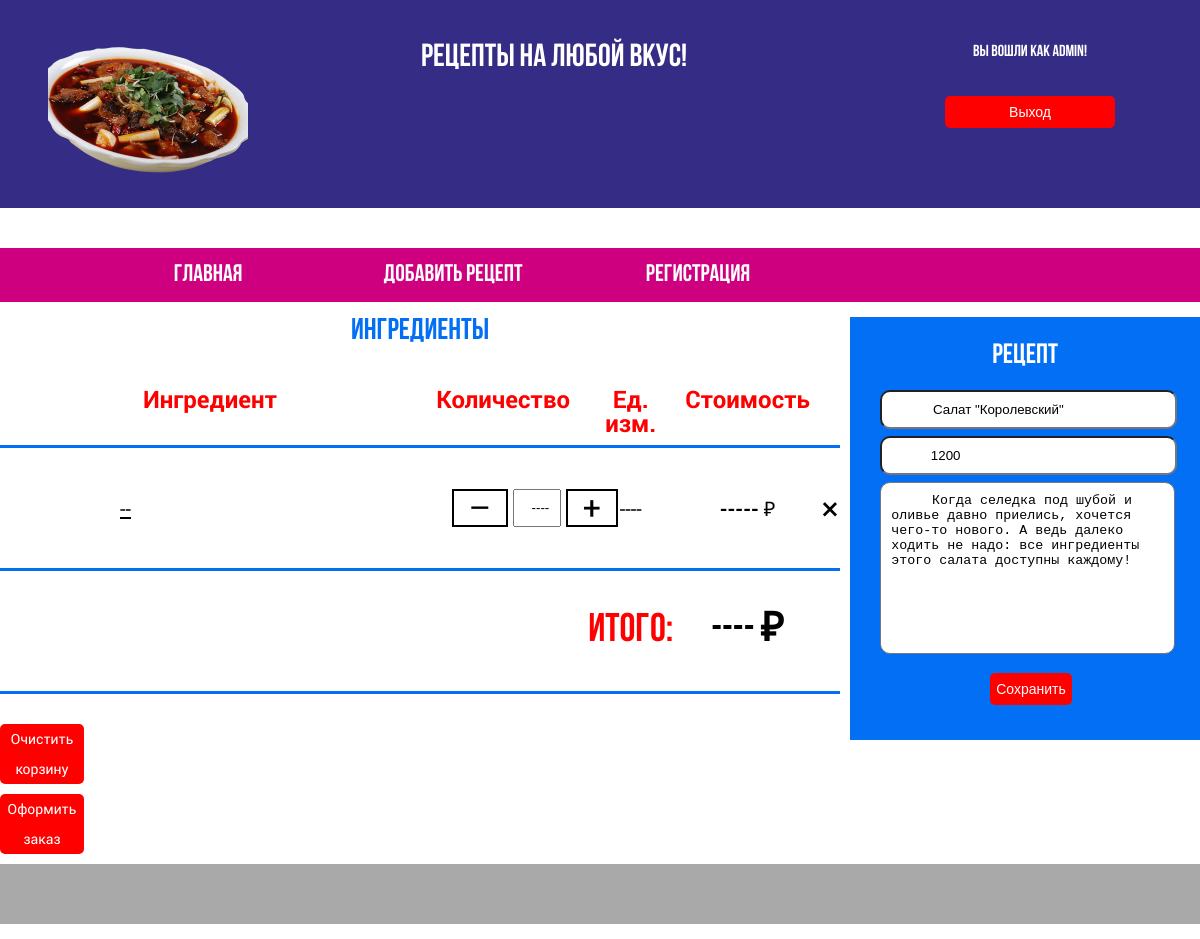
/recipe/1/ (signed in), run on the app's committed database.
### receipts/models.py (models this page shows, shortened)
class Recipe(models.Model):
    author = models.ForeignKey('auth.User', on_delete=models.CASCADE, null=True, )
    name = models.CharField(max_length=255)
    total_cost = models.DecimalField(max_digits=8, decimal_places=2,)
    total_weight = models.PositiveIntegerField()
    description = models.TextField()

### receipts/views.py (the view)
# urls.py: path('recipe/<int:pk>/', views.update_page, name='update_page'),
def update_page(request, pk):
    receipt = Recipe.objects.get(id=pk)
    form = RecipeCreationForm(initial={'name': receipt.name, 'total_weight': receipt.total_weight, 'description': receipt.description})
    print("------------------------------------------------------------------------------------------------------------------------")
    print(form.is_valid())
    receipt = Recipe.objects.get(id=pk)
    context = {
        'form': form,
        'pk': pk,
        'receipt': receipt,
        'components' : list(map(lambda x: str(x), list(receipt.ingredient_set.all()))),
    }
    return render(request, 'edit_recipe.html', context)

### receipts/forms.py
class RecipeCreationForm(forms.ModelForm):
    class Meta:
        model = Recipe
        fields = ('name', 'total_weight', 'description',)
        widgets = {
            'name': forms.TextInput(attrs=
            {
                'class': 'form-input',
                'required':'',
                'name':'name',
                'id':'name',
                'type':'text',
                'placeholder':'Наименование',
            }),
            'total_weight': forms.NumberInput(attrs=
            {
                'class': 'form-input',
                'required':'',
                'name':'total_weight',
                'id':'total_weight',
                'type':'number',
                'placeholder':'Общий вес',
            }),
            'description': forms.Textarea(attrs=
            {
                'class': 'form-input',
                'required':'',
                'name':'description',
                'id':'description',
                'type':'text',
                'placeholder':'Описнание',
            })
        }

### receipts/models.py (called while the page is built)
    def __str__(self):
        return  "\"" + self.product.name + "\"" + " в количестве " + str(self.qty) + " " + self.unit

### templates/edit_recipe.html (shortened to what this page needs)
{% extends 'base.html' %}
{% block content %}
<div class="personal_banner-form">
    <span class="form_title">рецепт</span>
    <form method="POST" action="/recipe/{{pk}}/edit/" class="login-form spacer" id="signup-form">
        <div class="input-group">
            {{form.name}}
        </div>
        <div class="input-group">
            {{form.total_weight}}
        </div>
        <div class="input-group">
            {{form.description}}
        </div>
        <input class="but" type="submit" class="submit" value="Сохранить">
    </form>
</div>
<section class = "favourite">
    <div class = "watch_orders">
        <h1 class = "title">Ингредиенты</h1>
        <table class = "basket-table" >
        <thead>
            <tr>
                <th>Ингредиент</th>
                <th>Количество</th>
                <th>Ед. изм.</th>
                <th>Стоимость</th>
                <th></th>
            </tr>
        </thead>
        <tbody>
            <tr>
                <td id = "lines_basket" class = "basket-table_product">
                    <span class = "basket-table_name"> --               </span>
                </td>
                <td id = "lines_basket"class = "basket-table_count">
                    <div class = "basket-count">
                        <div class = "minus">
                            <span><a href = "" title = "Уменьшить">&#8211;</a></span>
                        </div>
                        <div class = "current">
                            <input class = "g-input" type = "text" value = "    ----     " readonly>
                        </div>
                        <div class = "plus">
                            <span><a href = "" title = "Увеличить">+</a></span>
                        </div>
                    </div>
                </td >
                <td id = "lines_basket" class = "basket-table_price">
                    <span>----                    </span>
                </td>
                <td id = "lines_basket" class = "basket-table_total">
                    <span>   ----- &#8381;</span>
                </td>
                <td id = "lines_basket" class = "basket-table_remove">
                    <span><a href="" title = "Удалить">&times;</a></span>
                </td>
            </tr>
            <tr>
                <td class = "Total" colspan = 2></td>
                <td class = "Total">Итого:</td>
                <td class = "Total_price">---- &#8381;</td>
                <td class = "Total"></td>
            </tr>
        </tbody>
        </table>
        <div class = "actions">
            <div class="reset_basket">
                    <span class="g_btn"><a id="reference" href = "------">Очистить корзину</a></span>
            </div>
            <div class="order">
                    <span class="g_btn"><a id="reference" href = "-------">Оформить заказ</a></span>
            </div>
        </div>
    </div>
</section>
{% endblock content %}

### templates/base.html (shortened to what this page needs)
<!DOCTYPE html>
{% load static %}
<html lang="ru-RU">
    <head>
        <link href="{% static 'css/fonts.css' %}" rel="stylesheet" type="text/css" />
        <link href="{% static 'css/bebas_fonts.css' %}" rel="stylesheet" type="text/css" />
        <link href="{% static 'css/2.css' %}" rel="stylesheet" type="text/css" />
        <link href="{% static 'css/3.css' %}" rel="stylesheet" type="text/css" />
        <link href="{% static 'css/1.css' %}" rel="stylesheet" type="text/css" />
        <link href="{% static 'css/header.css' %}" rel="stylesheet" type="text/css" />
        <link href="{% static 'css/footer.css' %}" rel="stylesheet" type="text/css" />
        <link href="{% static 'css/menu.css' %}" rel="stylesheet" type="text/css" />
        <link href="{% static 'css/banners.css' %}" rel="stylesheet" type="text/css" />
        <link href="{% static 'css/catalog.css' %}" rel="stylesheet" type="text/css" />
        <link href="{% static 'css/basket.css' %}" rel="stylesheet" type="text/css" />
        <link href="{% static 'css/reg.css' %}" rel="stylesheet" type="text/css" />
        <link href="{% static 'css/styles.css' %}" rel="stylesheet" type="text/css" />
    </head>
    <body>
        <div class="wrapper">
            <header>
                <section class="head">
                    <div class="header">
                        <div class="header_logo">
                            <a href="">
                                <img src="{% static 'images/food.png' %}" width="200px" />
                            </a>
                        </div>
                        <div class="header_title">
                            <h1 class="tit">
                               Рецепты на любой вкус!
                            </h1>
                        </div>
                        <div class="header_auto">
                            {% if user.is_authenticated %}
                            <div class="w"><span class="auth">Вы вошли как {{ user.username }}!</span></div>
                            <form action="/logout/" method="POST"> {% csrf_token %}
                                <input class="g_btn" type="submit" name="entry" value="Выход"/>
                            </form>
                            {% else %}
                            <form action="/log/" method="POST"> {% csrf_token %}
                                <input class = "main_auto" type="text" name="login" placeholder="Логин" />
                                <input class = "main_auto" type="password" name="password" placeholder="Пароль" />
                                <input class="g_btn" type="submit" name="entry" value="Вход"/>
                            </form>
                            {% endif %}
                        </div>
                    </div>
                </section>
            </header>
            <nav class="main_nav">
                <ul class="main_nav-list">
                    <li><a href="{% url 'home' %}" >Главная</a></li>
                    <li><a href="" >Добавить рецепт</a></li>
                    <li><a href="{% url 'signup' %}" >Регистрация</a></li>
                </ul>
            </nav>
            <main class = "main_content">
                {% block content %}
                {% endblock content %}
            </main>
            <footer>
                <div class="footer">
            </footer>
        </div>
    </body>
</html>

### static/css/2.css (style rules this page uses)
html, body, div, span, applet, object, iframe, h1, h2, h3, h4, h5, h6, p, blockquote, pre, a, abbr, acronym, address, big, cite, code, del, dfn, em, img, ins, kbd, q, s, samp, small, strike, strong, sub, sup, tt, var, b, u, i, center, dl, dt, dd, ol, ul, li, fieldset, form, label, legend, table, caption, tbody, tfoot, thead, tr, th, td, article, aside, canvas, details, embed, figure, figcaption, footer, header, hgroup, menu, nav, output, ruby, section, summary, time, mark, audio, video { margin: 0; padding: 0; border: 0; font-size: 100%; font: inherit; vertical-align: baseline; }
article, aside, details, figcaption, figure, footer, header, hgroup, menu, nav, section { display: block; }
body { line-height: 1; }
ul { display: block; list-style-type: disc; margin-inline-start: 0px; margin-inline-end: 0px; padding-inline-start: 0px; }
ol, ul, li { list-style-type: none; }
table { border-collapse: collapse; border-spacing: 0; }
section { position: relative; margin-bottom: 15px; }
input, select, button { outline: none; }
textarea { resize: none; }

### static/css/3.css (style rules this page uses)
html { font-size: 16px; }
body { font-family: "RobotoRegular", "Times New Roman", "sans-serif"; }
a { text-decoration: none; color: #000; }

### static/css/1.css (style rules this page uses)
.wrapper { width: 100%; max-width: 1200px; margin: 0 auto }
.g_btn { display: inline-block; width: 50%; background-color: red; border-radius: 5px; color: white; line-height: 30px; font-size: .875rem; text-align: center; border: none; margin-bottom: 10px; cursor: pointer; }
.form_title { display: block; margin-bottom: 20px; font-family: "Bebas"; font-weight: 700; color: white; font-size: 1.75rem; text-align: center; text-transform: uppercase; }
#reference { color:white; font-size: .875rem; text-align: center; }

### static/css/header.css (style rules this page uses)
.tit { word-break: break-word; font-size: 2rem; font-weight: 600; line-height: 1.125; font-family: "Bebas"; }
.head { background-color: #352c85; color: #fff; }
.header { padding-top: 40px; margin-bottom: 40px; overflow: hidden; text-align: center; }
.header_title { display: inline-block; text-align: center; width: 380px; }
.header_logo { float: left; text-align: left; margin-left: 3rem; margin-bottom: 2rem; }
.header_auto { float: right; text-align: center; width: 100%; max-width: 340px; }
.w { margin-bottom: 2rem; }
.auth { font-weight: 600; line-height: 1.5; font-family: "Bebas"; }

### static/css/footer.css (style rules this page uses)
.footer { margin: 0 auto 15px; padding: 50px 50px 10px 50px; background-color: #a9a9a9; width: 91.74%; overflow: hidden; }

### static/css/menu.css (style rules this page uses)
.main_nav { background-color: #ce0080; padding: 0 110px; position: relative; margin-bottom: 15px; }
.main_nav-list > li { display: inline-block; vertical-align: top; margin-right: 45px; width: 20%; text-align: center; }
li:last-child { margin-right: 0; }
.main_nav-list a { display: block; width: 100%; height: 100%; padding: 15px 0; font-family: "Bebas"; font-weight: 700; font-size: 1.5rem; color: white; text-transform: uppercase; }

### static/css/catalog.css (style rules this page uses)
.main_content { overflow: hidden; }
.title { display: block; margin-bottom: 30px; text-align: center; font-family: "Bebas"; font-weight: 700; font-size: 1.875rem; color: #036ff4; }

### static/css/reg.css (style rules this page uses)
.but { display: block; margin-top: 10px; margin-left: 110px; background-color: red; border-radius: 5px; color: white; line-height: 30px; font-size: .875rem; text-align: center; border: none; margin-bottom: 10px; align-self: center; cursor: pointer; }
.personal_banner-form { width: 24.15%; padding: 25px 30px; background-color: #036ff4; margin-bottom: 20px; overflow: hidden; float: right; }

### static/css/styles.css (style rules this page uses)
.form-input { padding: 10px; width: 100%; border-radius: 10px; text-indent: 15%; margin-bottom: 7px; margin-right: 7px }
.input-group { position: relative; width: 94%; }

### data on the page
Recipe: name "Салат \"Королевский\"", total_weight "1200", description "Когда селедка под шубой и оливье давно приелись, хочется чего-то нового. А ведь далеко ходить не надо: все ингредиенты этого салата доступны каждому!"

### other printed values
{{ user.username }} "admin"
